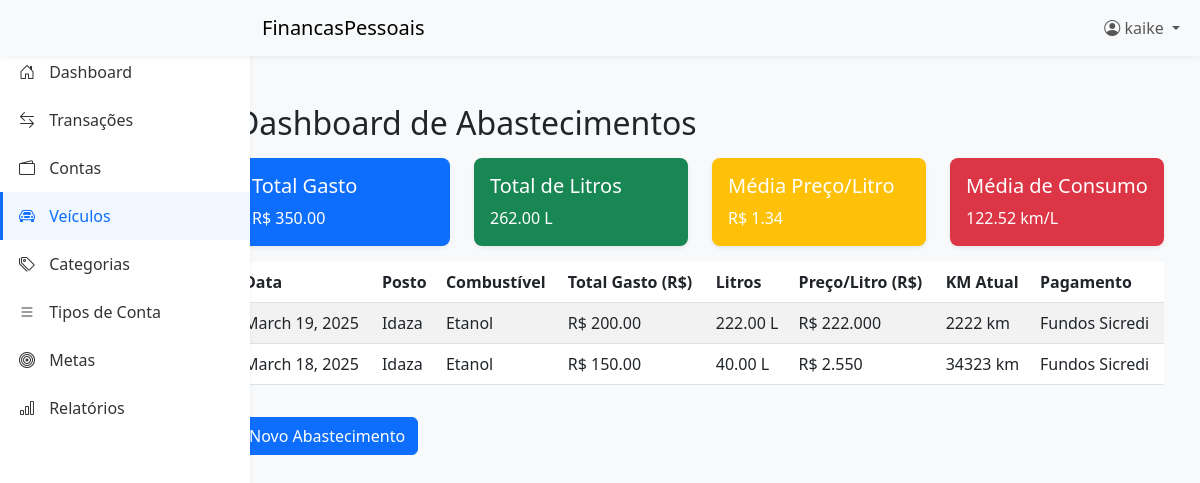
The app's page /veiculos/ (signed in), older data.
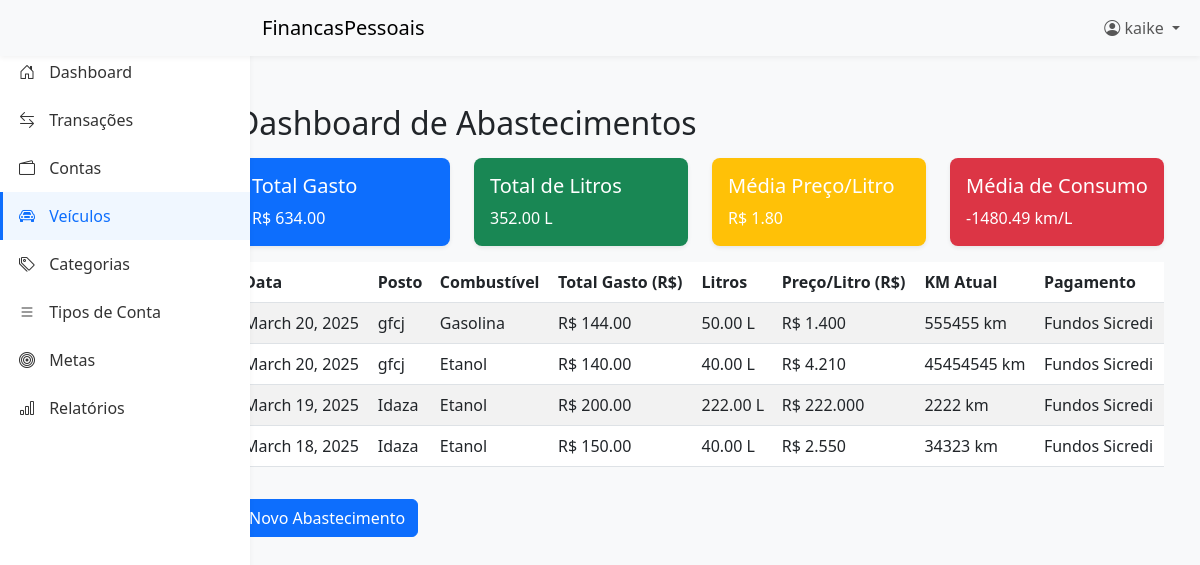
The same page, newer data.
### veiculos/models.py (models this page shows, shortened)
class Abastecimento(models.Model):
    usuario = models.ForeignKey(User, on_delete=models.CASCADE)
    data = models.DateField(default=timezone.now)
    total_gasto = models.DecimalField(max_digits=10, decimal_places=2)
    litros = models.DecimalField(max_digits=6, decimal_places=2)
    preco_por_litro = models.DecimalField(max_digits=6, decimal_places=3)
    tipo_combustivel = models.CharField(
        max_length=20,
        choices=[
            ("gasolina", "Gasolina"),
            ("etanol", "Etanol"),
            ("gasolinaadt", "Gasolina Aditivada"),
        ],
    )
    km_atual = models.PositiveIntegerField()
    posto = models.CharField(max_length=200, blank=True, null=True)
    cidade = models.CharField(max_length=200, blank=True, null=True)
    metodo_pagamento = models.ForeignKey(Conta, on_delete=models.SET_NULL, null=True)
    observacao = models.TextField(blank=True, null=True)

### core/models.py (models this page shows, shortened)
class Conta(models.Model):
    nome = models.CharField(max_length=100)
    saldo = models.DecimalField(max_digits=10, decimal_places=2, default=0)
    tipo = models.ForeignKey(TipoConta, on_delete=models.SET_NULL, null=True)
    usuario = models.ForeignKey(User, on_delete=models.CASCADE)

### veiculos/views.py (the view)
# urls.py: path('', views.listar_abastecimentos, name='dashboard_veiculos'),
@login_required
def listar_abastecimentos(request):
    abastecimentos = Abastecimento.objects.filter(usuario=request.user).order_by("-data")
    total_gasto = sum(a.total_gasto for a in abastecimentos)
    total_litros = sum(a.litros for a in abastecimentos)
    media_preco_litro = (total_gasto / total_litros) if total_litros > 0 else 0
    media_consumo = (
        sum(
            abastecimentos[i].km_atual - abastecimentos[i - 1].km_atual
            for i in range(1, len(abastecimentos))
        ) / total_litros
        if len(abastecimentos) > 1 and total_litros > 0
        else 0
    )
    context = {
        "abastecimentos": abastecimentos,
        "total_gasto": total_gasto,
        "total_litros": total_litros,
        "media_preco_litro": round(media_preco_litro, 2),
        "media_consumo": round(media_consumo, 2),
    }
    return render(request, "veiculos/dashboard_veiculo.html", context)

### templates/veiculos/dashboard_veiculo.html
{% extends 'base.html' %}
{% block content %}
<div class="container mt-4">
    <h2 class="mb-3">Dashboard de Abastecimentos</h2>
    <div class="row">
        <div class="col-md-3">
            <div class="card text-white bg-primary mb-3">
                <div class="card-body">
                    <h5 class="card-title">Total Gasto</h5>
                    <p class="card-text">R$ {{ total_gasto }}</p>
                </div>
            </div>
        </div>
        <div class="col-md-3">
            <div class="card text-white bg-success mb-3">
                <div class="card-body">
                    <h5 class="card-title">Total de Litros</h5>
                    <p class="card-text">{{ total_litros }} L</p>
                </div>
            </div>
        </div>
        <div class="col-md-3">
            <div class="card text-white bg-warning mb-3">
                <div class="card-body">
                    <h5 class="card-title">Média Preço/Litro</h5>
                    <p class="card-text">R$ {{ media_preco_litro }}</p>
                </div>
            </div>
        </div>
        <div class="col-md-3">
            <div class="card text-white bg-danger mb-3">
                <div class="card-body">
                    <h5 class="card-title">Média de Consumo</h5>
                    <p class="card-text">{{ media_consumo }} km/L</p>
                </div>
            </div>
        </div>
    </div>
    <div class="table-responsive">
        <table class="table table-striped">
            <thead>
                <tr>
                    <th>Data</th>
                    <th>Posto</th>
                    <th>Combustível</th>
                    <th>Total Gasto (R$)</th>
                    <th>Litros</th>
                    <th>Preço/Litro (R$)</th>
                    <th>KM Atual</th>
                    <th>Pagamento</th>
                </tr>
            </thead>
            <tbody>
                {% for abastecimento in abastecimentos %}
                <tr>
                    <td>{{ abastecimento.data }}</td>
                    <td>{{ abastecimento.posto|default:"-" }}</td>
                    <td>{{ abastecimento.get_tipo_combustivel_display }}</td>
                    <td>R$ {{ abastecimento.total_gasto }}</td>
                    <td>{{ abastecimento.litros }} L</td>
                    <td>R$ {{ abastecimento.preco_por_litro }}</td>
                    <td>{{ abastecimento.km_atual }} km</td>
                    <td>{{ abastecimento.metodo_pagamento.nome }}</td>
                </tr>
                {% empty %}
                <tr>
                    <td colspan="8" class="text-center">Nenhum abastecimento cadastrado.</td>
                </tr>
                {% endfor %}
            </tbody>
        </table>
    </div>
    <a href="{% url 'veiculos:registrar_abastecimento' %}" class="btn btn-primary mt-3">Novo Abastecimento</a>
</div>
{% endblock %}

Row changes from the older to the newer data that the page shows:
added Abastecimento: data "March 20, 2025", posto "gfcj", tipo_combustivel "Gasolina", total_gasto "144.00", litros "50.00", preco_por_litro "1.400", km_atual "555455", metodo_pagamento.nome "Fundos Sicredi"
added Abastecimento: data "March 20, 2025", posto "gfcj", tipo_combustivel "Etanol", total_gasto "140.00", litros "40.00", preco_por_litro "4.210", km_atual "45454545", metodo_pagamento.nome "Fundos Sicredi"
Text that changed along with them:
{{ total_gasto }}: "350.00" → "634.00"
{{ total_litros }}: "262.00" → "352.00"
{{ media_preco_litro }}: "1.34" → "1.80"
{{ media_consumo }}: "122.52" → "-1480.49"
